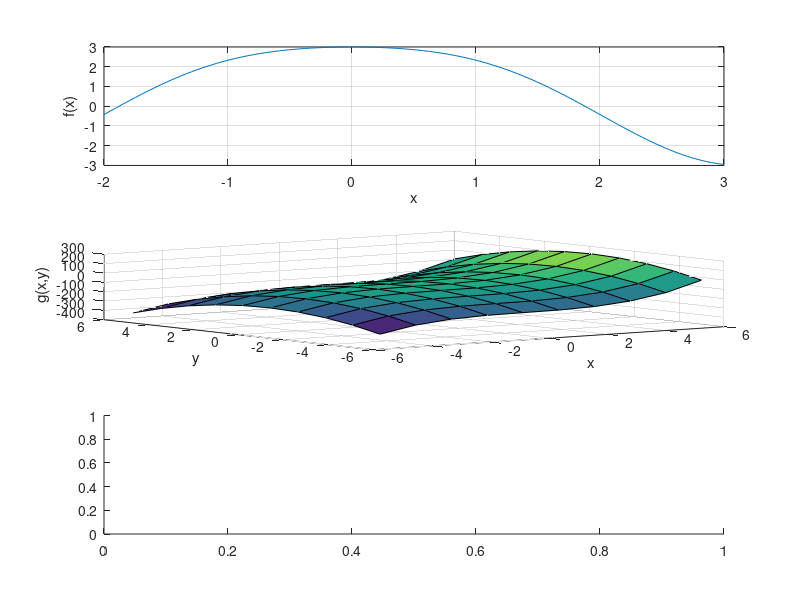

MATLAB code for this plot: (Note: this script raises an error after producing the figure.)
%% Question 1   
% Submitted on MATLAB GRADER

%% Question 2
% (a)
clc
clear
 

x1 = linspace(-2,3,100);
f = sin(x1).^2 + 3.*cos(x1);

subplot(3,1,1);
plot(x1,f)
xlabel('x');
ylabel('f(x)');
grid on;

% (b)
x2 = linspace(-5,6,10);
y2 = linspace(-5,6,10);
[X2,Y2] = meshgrid(x2,y2);
g = X2.^3 - 6.*Y2.^2 + X2 - 1;

subplot(3,1,2);
surf(X2,Y2,g)
xlabel('x');
ylabel('y');
zlabel('g(x,y)');

% (c)

phi = linspace(0,2*pi,100);
r = 2 + cos(2.*phi);

subplot(3,1,3)
polarplot(phi,r)
title('Plot of r(\phi) = 2 + cos(2\phi)')

%% Question 3
clc
clear
close all 

N = 20000;
x =  2*rand(N,1) - 1;
y =  2*rand(N,1) - 1;

r = sqrt((x.^2) + (y.^2));

group = (r<=1);

gscatter(x,y,group,'rb','x.')
title('Blue points for r <=1 and red crosses for r > 1 ')

LessThan1 = sum(group)
%There are two groups. Group0 and Group1
%Sum will give the number of occurances of 1 which inturn represents the
%number of points inside the circle

p = 4*LessThan1/N

%With N = 2000, p value comes out to be 3.1080. 
% The variation from required value is 1.07% 
% while with N = 20000, the variation is only 0.46%

%% Question 4
clc
clear
close all 

theta = linspace(0,2*pi,100);
r = 3 - 3.*sin(theta) + (sin(theta).*sqrt(abs(cos(theta))))/(sin(theta)+1.4);

p = polarplot(theta,r);
p.Color = 'red';
p.LineWidth = 2;

f = @(phi) (3 - 3.*sin(phi) + (sin(phi).*sqrt(abs(cos(phi))))./(sin(phi)+1.4)).^2;
A = 0.5 * integral(f , 0 , 2*pi)

%% Question 5
clc 
clear
close all
u = linspace(0,6*pi, 100);
v = linspace(0,2*pi, 100);
[U,V] = meshgrid(u,v);
   %%%%%%%
x = @(U,V) 2.*(1-exp(U./(6*pi))).*cos(U).*cos(V./2).^2;
%The value of function x(u,v) is given by integralx
integralx = integral2(x, 0,6*pi, 0,2*pi)
evalFuncx = x(U,V);
subplot(3,1,1)
surf(U,V,evalFuncx)
title('Plot For function x(u,v)');
   %%%%%%%
y = @(U, V) 2.*(-1 + exp(U./(6*pi))).*sin(V).*cos(V./2).^2;
%The value of function y(u,v) is given by integraly
integraly = integral2(y, 0,6*pi, 0,2*pi)

evalFuncy = y(U,V);
subplot(3,1,2)
surf(U,V,evalFuncy)
camlight
title('Plot For function y(u,v)');

   %%%%%%%
z = @(U, V) 1 - exp(U./(3*pi)) - sin(V) + exp(U./(6*pi)).*sin(V);
%The value of function z(u,v) is given by integralz
integralz = integral2(z, 0,6*pi, 0,2*pi)


evalFuncz = z(U,V);
subplot(3,1,3)
surf(U,V,evalFuncz)
view(50,20)
colormap("jet")
shading interp
title('Plot For function z(u,v)');

%% Question 6
clc
clear
close all

function y = smoothstep(left,right,x);
x_sc = (x-left)./(right-left);
% x here is an array of elements. 
% y will also be of the same size as x
% Instead of using if-else-if Logical indexing is used here to define
% the piecewise function y based on the conditions for x
    
    % y = 0 for x < left
    y(x < left) = 0;
    
    % y = 1 for x > right
    y(x > right) = 1;
    
    % Only those x values are selected which lie between left and right
    x_indx = (x >= left) & (x <= right);
    % y is evaluated only for those normalised x_sc values whose x lies
    % between left and right limits.
    y(x_indx) = 3 * x_sc(x_indx).^2 - 2 .* x_sc(x_indx).^3;
end
  
x = linspace(-5,5,100);
left = -3;
right = 2;
y = smoothstep(-3,2,x);
p = plot(x,y)
grid on
p.LineWidth = 2;
p.Color = 'red';
xticks([-5 -3 0 2 5])

